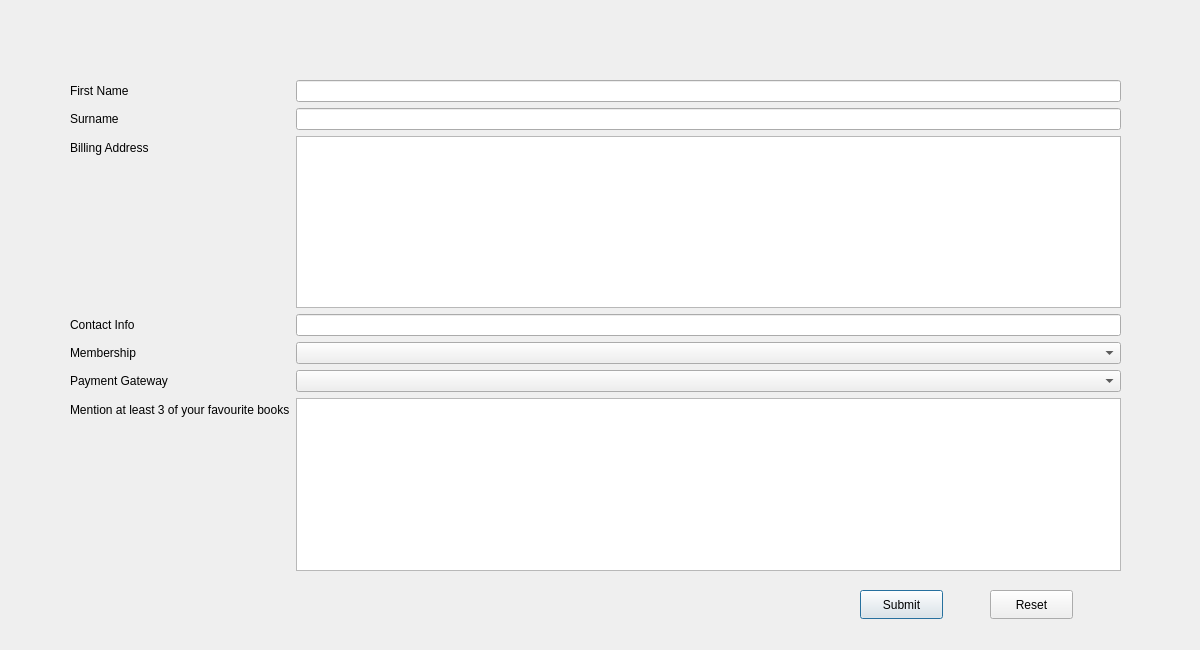
<?xml version="1.0" encoding="UTF-8"?>
<ui version="4.0">
 <class>customer_registration_panel</class>
 <widget class="QDialog" name="customer_registration_panel">
  <property name="geometry">
   <rect>
    <x>0</x>
    <y>0</y>
    <width>1200</width>
    <height>650</height>
   </rect>
  </property>
  <property name="windowTitle">
   <string>Dialog</string>
  </property>
  <widget class="QWidget" name="formLayoutWidget">
   <property name="geometry">
    <rect>
     <x>70</x>
     <y>80</y>
     <width>1051</width>
     <height>491</height>
    </rect>
   </property>
   <layout class="QFormLayout" name="formLayout">
    <item row="0" column="0">
     <widget class="QLabel" name="label">
      <property name="text">
       <string>First Name</string>
      </property>
     </widget>
    </item>
    <item row="1" column="0">
     <widget class="QLabel" name="label_2">
      <property name="text">
       <string>Surname</string>
      </property>
     </widget>
    </item>
    <item row="2" column="0">
     <widget class="QLabel" name="label_3">
      <property name="text">
       <string>Billing Address</string>
      </property>
     </widget>
    </item>
    <item row="3" column="0">
     <widget class="QLabel" name="label_4">
      <property name="text">
       <string>Contact Info</string>
      </property>
     </widget>
    </item>
    <item row="4" column="0">
     <widget class="QLabel" name="label_5">
      <property name="text">
       <string>Membership</string>
      </property>
     </widget>
    </item>
    <item row="5" column="0">
     <widget class="QLabel" name="label_6">
      <property name="text">
       <string>Payment Gateway</string>
      </property>
     </widget>
    </item>
    <item row="6" column="0">
     <widget class="QLabel" name="label_7">
      <property name="text">
       <string>Mention at least 3 of your favourite books</string>
      </property>
     </widget>
    </item>
    <item row="0" column="1">
     <widget class="QLineEdit" name="lineEdit"/>
    </item>
    <item row="1" column="1">
     <widget class="QLineEdit" name="lineEdit_2"/>
    </item>
    <item row="2" column="1">
     <widget class="QTextEdit" name="textEdit"/>
    </item>
    <item row="3" column="1">
     <widget class="QLineEdit" name="lineEdit_3"/>
    </item>
    <item row="4" column="1">
     <widget class="QComboBox" name="comboBox"/>
    </item>
    <item row="5" column="1">
     <widget class="QComboBox" name="comboBox_2"/>
    </item>
    <item row="6" column="1">
     <widget class="QTextEdit" name="textEdit_2"/>
    </item>
   </layout>
  </widget>
  <widget class="QPushButton" name="pushButton">
   <property name="geometry">
    <rect>
     <x>860</x>
     <y>590</y>
     <width>83</width>
     <height>29</height>
    </rect>
   </property>
   <property name="text">
    <string>Submit</string>
   </property>
  </widget>
  <widget class="QPushButton" name="pushButton_2">
   <property name="geometry">
    <rect>
     <x>990</x>
     <y>590</y>
     <width>83</width>
     <height>29</height>
    </rect>
   </property>
   <property name="text">
    <string>Reset</string>
   </property>
  </widget>
 </widget>
 <resources/>
 <connections/>
</ui>
